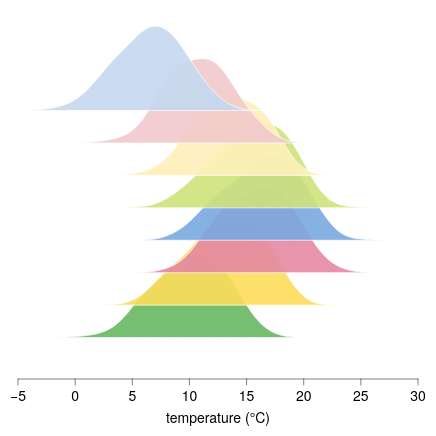

Express this chart as Vega-Lite.
### Vega-Lite specification from a JSON file in a GitHub repository (floating-point values rounded to 4 significant figures; data arrays with more than 128 entries replaced by an {"elided": "..."} marker saying what was removed)
{"background": null, "config": {"arc": {"fill": "#DBDBDB", "fillOpacity": 1.0, "innerRadius": 45.0, "padAngle": 0.03, "stroke": "black", "strokeOpacity": 1, "strokeWidth": 0.25}, "area": {"fill": "#DBDBDB", "fillOpacity": 1.0, "stroke": "black", "strokeOpacity": 1, "strokeWidth": 0.25}, "axis": {"domain": true, "domainCap": "round", "domainColor": "black", "domainWidth": 0.25, "grid": false, "gridCap": "round", "gridColor": "#F1F1F1", "gridDash": [0, 0], "gridOpacity": 1.0, "gridWidth": 0.25, "labelColor": "black", "labelFont": "Helvetica Neue", "labelFontSize": 7, "labelFontStyle": "normal", "labelFontWeight": 400, "offset": 4.5, "ticks": true, "tickCap": "round", "tickColor": "black", "tickRound": false, "tickSize": 3, "tickWidth": 0.25, "titleColor": "black", "titleFont": "Helvetica Neue", "titleFontSize": 7, "titleFontStyle": "normal", "titleFontWeight": 400}, "axisX": {"domain": true, "labelAlign": "center", "labelAngle": 0, "labels": true, "ticks": true, "translate": 0}, "axisY": {"domain": true, "labelAlign": "right", "labelAngle": 0, "labels": true, "ticks": true, "translate": 0}, "axisRight": {"domain": true, "labelAlign": "left", "labelAngle": 0, "labels": true, "ticks": true, "translate": 0}, "axisTop": {"domain": true, "labelAlign": "center", "labelAngle": 0, "labels": true, "ticks": true, "translate": 0}, "axisBand": {"tickOffset": 0}, "bar": {"fill": "#DBDBDB", "fillOpacity": 1.0, "stroke": "black", "strokeOpacity": 1, "strokeWidth": 0.25}, "boxplot": {"size": 16.2, "ticks": {"cornerRadius": 0.25, "fill": "black", "opacity": 1, "size": 8.1, "thickness": 0.25}, "box": {"fillOpacity": 1.0, "stroke": "black", "strokeOpacity": 1, "strokeWidth": 0.25}, "median": {"cornerRadius": 0, "fill": "black", "fillOpacity": 1.0, "opacity": 1, "size": 16.2, "thickness": 0.25}, "rule": {"fill": "black", "fillOpacity": 1.0, "size": 18.0, "stroke": "black", "strokeDash": [0, 0], "strokeOpacity": 1, "strokeWidth": 0.25}, "outliers": {"color": "black", "fill": "black", "fillOpacity": 1.0, "size": 0, "stroke": "black", "strokeOpacity": 1, "strokeWidth": 0.25}}, "circle": {"fill": "black", "fillOpacity": 1.0, "size": 0.9, "stroke": null, "strokeOpacity": 1, "strokeWidth": 0.25}, "errorband": {"band": {"fillOpacity": 0.6, "stroke": null, "strokeWidth": 0.25, "strokeOpacity": 1}, "borders": {"opacity": 0, "strokeOpacity": 0.25, "strokeWidth": 1}}, "errorbar": {"opacity": 1, "rule": {"strokeDash": [0, 0], "strokeWidth": 0.25}, "ticks": {"color": "black", "cornerRadius": 0.125, "opacity": 1, "size": 10.8, "thickness": 0.25}, "thickness": 0.25}, "font": "Helvetica Neue", "geoshape": {"fill": "#DBDBDB", "fillOpacity": 1.0, "stroke": "black", "strokeOpacity": 1, "strokeWidth": 0.25}, "header": {"labelColor": "black", "labelFont": "Helvetica Neue", "labelFontSize": 7, "labelFontStyle": "normal", "labelFontWeight": 400, "titleColor": "black", "titleFont": "Helvetica Neue", "titleFontSize": 7, "titleFontStyle": "normal", "titleFontWeight": 400, "titlePadding": 0}, "legend": {"disable": false, "offset": 4.5, "titlePadding": 4, "labelOffset": 2, "gradientLabelOffset": 2, "gradientLength": 90.0, "gradientThickness": 9.0, "gradientOpacity": 1.0, "gradientStrokeColor": "black", "gradientStrokeWidth": 0.25, "labelColor": "black", "labelFont": "Helvetica Neue", "labelFontSize": 7, "labelFontStyle": "normal", "labelFontWeight": 400, "strokeColor": "black", "strokeWidth": 0, "symbolSize": 42, "symbolStrokeColor": "black", "symbolStrokeWidth": 0.25, "titleColor": "black", "titleFont": "Helvetica Neue", "titleFontSize": 7, "titleFontStyle": "normal", "titleFontWeight": 400}, "line": {"color": "black", "stroke": "black", "strokeCap": "round", "strokeDash": [0, 0], "strokeOpacity": 1, "strokeWidth": 0.375}, "point": {"filled": true, "fill": "#DBDBDB", "fillOpacity": 1.0, "size": 9.0, "stroke": "black", "strokeOpacity": 1, "strokeWidth": 0.25}, "range": {"category": ["#C6D9F1", "#F1C9CB", "#FEF0B9", "#CEE37A", "#7AA8E0", "#E589A3", "#FDDD5D", "#68B961", "#4177B1", "#C35082", "#E5C227", "#438156"], "diverging": {"scheme": ["#C35082", "#CE6D94", "#D989A7", "#E2A4BA", "#EABFCE", "#F1DBE2", "#F6F6F6", "#D7E0EB", "#B9CBE0", "#9BB6D5", "#7DA1C9", "#5F8CBD", "#4177B1"]}, "heatmap": {"scheme": ["#32022B", "#43044D", "#4C196E", "#4D338C", "#484DA6", "#3A68BB", "#1D83CA", "#1D9CCB", "#23B5C9", "#28CDC5", "#4DE0B4", "#91EE9F"]}, "ordinal": {"scheme": ["#F1F1F1", "#DBDBDB", "#C6C6C6", "#B2B2B2", "#9D9D9D", "#898989", "#767676", "#636363", "#515151", "#404040", "#2F2F2F", "#1F1F1F"]}, "ramp": {"scheme": ["#32022B", "#43044D", "#4C196E", "#4D338C", "#484DA6", "#3A68BB", "#1D83CA", "#1D9CCB", "#23B5C9", "#28CDC5", "#4DE0B4", "#91EE9F"]}}, "rule": {"color": "black", "stroke": "black", "strokeCap": "round", "strokeDash": [2, 2], "strokeOpacity": 1, "strokeWidth": 0.25}, "scale": {"bandPaddingInner": 0.1, "bandPaddingOuter": 0.1, "round": false}, "rect": {"fill": "#DBDBDB", "fillOpacity": 1.0, "stroke": "black", "strokeOpacity": 1, "strokeWidth": 0.25}, "square": {"fill": "#DBDBDB", "fillOpacity": 1.0, "size": 18.0, "stroke": "black", "strokeOpacity": 1, "strokeWidth": 0.25}, "text": {"color": "black", "font": "Helvetica Neue", "fontSize": 7, "fontStyle": "normal", "fontWeight": 400}, "tick": {"color": "black", "cornerRadius": 0.125, "opacity": 1.0, "size": 16.2, "thickness": 0.25}, "title": {"anchor": "middle", "frame": "group", "color": "black", "font": "Helvetica Neue", "fontSize": 7, "fontStyle": "normal", "fontWeight": 400, "subtitleColor": "black", "subtitleFont": "Helvetica Neue", "subtitleFontSize": "Helvetica Neue", "subtitleFontStyle": "normal", "subtitleFontWeight": 400}, "trail": {"color": "black", "opacity": 1, "size": 0.375}, "view": {"continuousWidth": 200, "continuousHeight": 180, "discreteWidth": 200, "discreteHeight": 180, "fill": null, "stroke": null, "strokeWidth": 0.25}}, "layer": [{"data": {"name": "data-6db767bdc4b5f75d9195909c66819f1d"}, "mark": {"type": "area", "interpolate": "monotone", "opacity": 0.9, "stroke": "white", "strokeWidth": 0.4}, "encoding": {"color": {"field": "month", "legend": null, "sort": ["Jan", "Feb", "Mar", "Apr", "May", "Jun", "Jul", "Aug"], "type": "nominal"}, "x": {"field": "temp", "title": "temperature (°C)", "type": "quantitative"}, "y": {"axis": null, "field": "top", "scale": {"domain": [-8, 3.1]}, "type": "quantitative"}, "y2": {"field": "base"}}}, {"data": {"name": "data-986f80a79813d33c28aef8929794bbb5"}, "mark": {"type": "area", "interpolate": "monotone", "opacity": 0.9, "stroke": "white", "strokeWidth": 0.4}, "encoding": {"color": {"field": "month", "legend": null, "sort": ["Jan", "Feb", "Mar", "Apr", "May", "Jun", "Jul", "Aug"], "type": "nominal"}, "x": {"field": "temp", "title": "temperature (°C)", "type": "quantitative"}, "y": {"axis": null, "field": "top", "scale": {"domain": [-8, 3.1]}, "type": "quantitative"}, "y2": {"field": "base"}}}, {"data": {"name": "data-93db51145ac26849250869f25c7cb853"}, "mark": {"type": "area", "interpolate": "monotone", "opacity": 0.9, "stroke": "white", "strokeWidth": 0.4}, "encoding": {"color": {"field": "month", "legend": null, "sort": ["Jan", "Feb", "Mar", "Apr", "May", "Jun", "Jul", "Aug"], "type": "nominal"}, "x": {"field": "temp", "title": "temperature (°C)", "type": "quantitative"}, "y": {"axis": null, "field": "top", "scale": {"domain": [-8, 3.1]}, "type": "quantitative"}, "y2": {"field": "base"}}}, {"data": {"name": "data-735969c7ef1a6bcc98c1cbd3e34db817"}, "mark": {"type": "area", "interpolate": "monotone", "opacity": 0.9, "stroke": "white", "strokeWidth": 0.4}, "encoding": {"color": {"field": "month", "legend": null, "sort": ["Jan", "Feb", "Mar", "Apr", "May", "Jun", "Jul", "Aug"], "type": "nominal"}, "x": {"field": "temp", "title": "temperature (°C)", "type": "quantitative"}, "y": {"axis": null, "field": "top", "scale": {"domain": [-8, 3.1]}, "type": "quantitative"}, "y2": {"field": "base"}}}, {"data": {"name": "data-adf3bcc3fbc87d434eb250b2690d8df6"}, "mark": {"type": "area", "interpolate": "monotone", "opacity": 0.9, "stroke": "white", "strokeWidth": 0.4}, "encoding": {"color": {"field": "month", "legend": null, "sort": ["Jan", "Feb", "Mar", "Apr", "May", "Jun", "Jul", "Aug"], "type": "nominal"}, "x": {"field": "temp", "title": "temperature (°C)", "type": "quantitative"}, "y": {"axis": null, "field": "top", "scale": {"domain": [-8, 3.1]}, "type": "quantitative"}, "y2": {"field": "base"}}}, {"data": {"name": "data-bea6027bf8f347bab5d626b907d9ac1d"}, "mark": {"type": "area", "interpolate": "monotone", "opacity": 0.9, "stroke": "white", "strokeWidth": 0.4}, "encoding": {"color": {"field": "month", "legend": null, "sort": ["Jan", "Feb", "Mar", "Apr", "May", "Jun", "Jul", "Aug"], "type": "nominal"}, "x": {"field": "temp", "title": "temperature (°C)", "type": "quantitative"}, "y": {"axis": null, "field": "top", "scale": {"domain": [-8, 3.1]}, "type": "quantitative"}, "y2": {"field": "base"}}}, {"data": {"name": "data-dc484e28f11f3e69808405af43673b76"}, "mark": {"type": "area", "interpolate": "monotone", "opacity": 0.9, "stroke": "white", "strokeWidth": 0.4}, "encoding": {"color": {"field": "month", "legend": null, "sort": ["Jan", "Feb", "Mar", "Apr", "May", "Jun", "Jul", "Aug"], "type": "nominal"}, "x": {"field": "temp", "title": "temperature (°C)", "type": "quantitative"}, "y": {"axis": null, "field": "top", "scale": {"domain": [-8, 3.1]}, "type": "quantitative"}, "y2": {"field": "base"}}}, {"data": {"name": "data-cdb39cfc30a03a8a446c2c8078aab3aa"}, "mark": {"type": "area", "interpolate": "monotone", "opacity": 0.9, "stroke": "white", "strokeWidth": 0.4}, "encoding": {"color": {"field": "month", "legend": null, "sort": ["Jan", "Feb", "Mar", "Apr", "May", "Jun", "Jul", "Aug"], "type": "nominal"}, "x": {"field": "temp", "title": "temperature (°C)", "type": "quantitative"}, "y": {"axis": null, "field": "top", "scale": {"domain": [-8, 3.1]}, "type": "quantitative"}, "y2": {"field": "base"}}}], "$schema": "https://vega.github.io/schema/vega-lite/v6.4.1.json", "datasets": {"data-6db767bdc4b5f75d9195909c66819f1d": {"elided": "220 records"}, "data-986f80a79813d33c28aef8929794bbb5": {"elided": "220 records"}, "data-93db51145ac26849250869f25c7cb853": {"elided": "220 records"}, "data-735969c7ef1a6bcc98c1cbd3e34db817": {"elided": "220 records"}, "data-adf3bcc3fbc87d434eb250b2690d8df6": {"elided": "220 records"}, "data-bea6027bf8f347bab5d626b907d9ac1d": {"elided": "220 records"}, "data-dc484e28f11f3e69808405af43673b76": {"elided": "220 records"}, "data-cdb39cfc30a03a8a446c2c8078aab3aa": {"elided": "220 records"}}}
